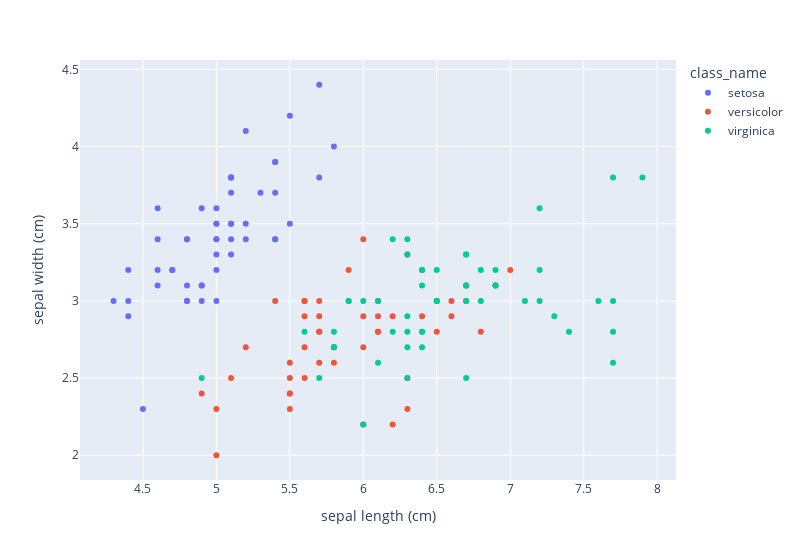

Source (notebook cell):
### Code cell
px.scatter(df, x='sepal length (cm)', y='sepal width (cm)', color='class_name', width=800)

### Figure 1 — Plotly figure (JSON) as saved in the notebook; plotly's stock layout.template omitted (floating-point values rounded to 4 significant figures)
{"data": [{"hovertemplate": "class_name=setosa<br>sepal length (cm)=%{x}<br>sepal width (cm)=%{y}<extra></extra>", "legendgroup": "setosa", "marker": {"color": "#636efa", "symbol": "circle"}, "mode": "markers", "name": "setosa", "orientation": "v", "showlegend": true, "type": "scatter", "x": [5.1, 4.9, 4.7, 4.6, 5, 5.4, 4.6, 5, 4.4, 4.9, 5.4, 4.8, 4.8, 4.3, 5.8, 5.7, 5.4, 5.1, 5.7, 5.1, 5.4, 5.1, 4.6, 5.1, 4.8, 5, 5, 5.2, 5.2, 4.7, 4.8, 5.4, 5.2, 5.5, 4.9, 5, 5.5, 4.9, 4.4, 5.1, 5, 4.5, 4.4, 5, 5.1, 4.8, 5.1, 4.6, 5.3, 5], "xaxis": "x", "y": [3.5, 3, 3.2, 3.1, 3.6, 3.9, 3.4, 3.4, 2.9, 3.1, 3.7, 3.4, 3, 3, 4, 4.4, 3.9, 3.5, 3.8, 3.8, 3.4, 3.7, 3.6, 3.3, 3.4, 3, 3.4, 3.5, 3.4, 3.2, 3.1, 3.4, 4.1, 4.2, 3.1, 3.2, 3.5, 3.6, 3, 3.4, 3.5, 2.3, 3.2, 3.5, 3.8, 3, 3.8, 3.2, 3.7, 3.3], "yaxis": "y"}, {"hovertemplate": "class_name=versicolor<br>sepal length (cm)=%{x}<br>sepal width (cm)=%{y}<extra></extra>", "legendgroup": "versicolor", "marker": {"color": "#EF553B", "symbol": "circle"}, "mode": "markers", "name": "versicolor", "orientation": "v", "showlegend": true, "type": "scatter", "x": [7, 6.4, 6.9, 5.5, 6.5, 5.7, 6.3, 4.9, 6.6, 5.2, 5, 5.9, 6, 6.1, 5.6, 6.7, 5.6, 5.8, 6.2, 5.6, 5.9, 6.1, 6.3, 6.1, 6.4, 6.6, 6.8, 6.7, 6, 5.7, 5.5, 5.5, 5.8, 6, 5.4, 6, 6.7, 6.3, 5.6, 5.5, 5.5, 6.1, 5.8, 5, 5.6, 5.7, 5.7, 6.2, 5.1, 5.7], "xaxis": "x", "y": [3.2, 3.2, 3.1, 2.3, 2.8, 2.8, 3.3, 2.4, 2.9, 2.7, 2, 3, 2.2, 2.9, 2.9, 3.1, 3, 2.7, 2.2, 2.5, 3.2, 2.8, 2.5, 2.8, 2.9, 3, 2.8, 3, 2.9, 2.6, 2.4, 2.4, 2.7, 2.7, 3, 3.4, 3.1, 2.3, 3, 2.5, 2.6, 3, 2.6, 2.3, 2.7, 3, 2.9, 2.9, 2.5, 2.8], "yaxis": "y"}, {"hovertemplate": "class_name=virginica<br>sepal length (cm)=%{x}<br>sepal width (cm)=%{y}<extra></extra>", "legendgroup": "virginica", "marker": {"color": "#00cc96", "symbol": "circle"}, "mode": "markers", "name": "virginica", "orientation": "v", "showlegend": true, "type": "scatter", "x": [6.3, 5.8, 7.1, 6.3, 6.5, 7.6, 4.9, 7.3, 6.7, 7.2, 6.5, 6.4, 6.8, 5.7, 5.8, 6.4, 6.5, 7.7, 7.7, 6, 6.9, 5.6, 7.7, 6.3, 6.7, 7.2, 6.2, 6.1, 6.4, 7.2, 7.4, 7.9, 6.4, 6.3, 6.1, 7.7, 6.3, 6.4, 6, 6.9, 6.7, 6.9, 5.8, 6.8, 6.7, 6.7, 6.3, 6.5, 6.2, 5.9], "xaxis": "x", "y": [3.3, 2.7, 3, 2.9, 3, 3, 2.5, 2.9, 2.5, 3.6, 3.2, 2.7, 3, 2.5, 2.8, 3.2, 3, 3.8, 2.6, 2.2, 3.2, 2.8, 2.8, 2.7, 3.3, 3.2, 2.8, 3, 2.8, 3, 2.8, 3.8, 2.8, 2.8, 2.6, 3, 3.4, 3.1, 3, 3.1, 3.1, 3.1, 2.7, 3.2, 3.3, 3, 2.5, 3, 3.4, 3], "yaxis": "y"}], "layout": {"legend": {"title": {"text": "class_name"}, "tracegroupgap": 0}, "margin": {"t": 60}, "width": 800, "xaxis": {"anchor": "y", "domain": [0, 1], "title": {"text": "sepal length (cm)"}}, "yaxis": {"anchor": "x", "domain": [0, 1], "title": {"text": "sepal width (cm)"}}}}
